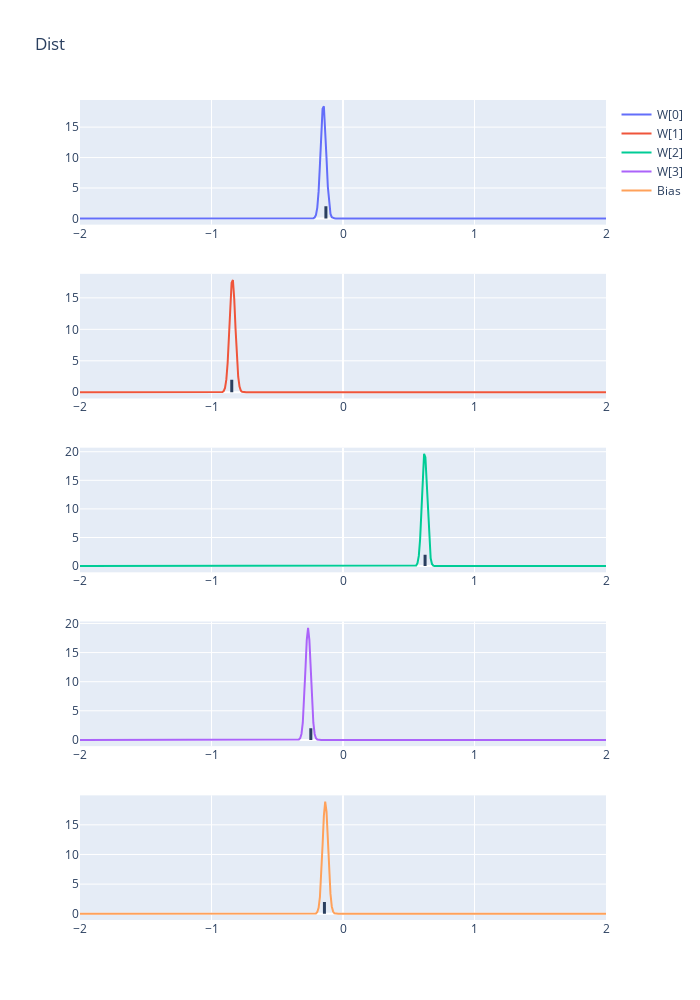

Source (notebook cell):
### Code cell
fig = make_subplots(rows=D+1, cols=1)


v = np.linspace(-2, 2, 400)


# Plot weight posteriors
probs = model.weight.prob(v*np.ones([D, 1]))
for i in range(D):
     fig.append_trace(go.Scatter(
         x=v,
         y=probs[i, :],
         name= 'W[{}]'.format(i)
     ), row=i+1, col=1)

fig.update_layout(
    shapes=[dict(type="line", xref="x{}".format(i+1), yref="y{}".format(i+1),  x0=w_true[i,0], y0=0, x1=w_true[i,0], y1=2, line_width=3) for i in range(D)]
)


fig.append_trace(go.Scatter(
    x=v,
    y=model.bias.prob(v),
    name= 'Bias'.format(i)
), row=D+1, col=1)

fig.update_layout(
    shapes=[*fig.layout.shapes, dict(type="line", xref="x{}".format(D+1), yref="y{}".format(D+1),  x0=b_true[0], y0=0, x1=b_true[0], y1=2, line_width=3) ]
)


fig.update_layout(height=1000, width=700, title_text="Dist")
fig.show()

### Figure 1 — Plotly figure (JSON) as saved in the notebook; plotly's stock layout.template omitted (floating-point values rounded to 4 significant figures; data arrays with more than 128 entries replaced by an {"elided": "..."} marker saying what was removed)
{"data": [{"name": "W[0]", "type": "scatter", "x": {"elided": "400 float values"}, "xaxis": "x", "y": {"elided": "400 float values"}, "yaxis": "y"}, {"name": "W[1]", "type": "scatter", "x": {"elided": "400 float values"}, "xaxis": "x2", "y": {"elided": "400 float values"}, "yaxis": "y2"}, {"name": "W[2]", "type": "scatter", "x": {"elided": "400 float values"}, "xaxis": "x3", "y": {"elided": "400 float values"}, "yaxis": "y3"}, {"name": "W[3]", "type": "scatter", "x": {"elided": "400 float values"}, "xaxis": "x4", "y": {"elided": "400 float values"}, "yaxis": "y4"}, {"name": "Bias", "type": "scatter", "x": {"elided": "400 float values"}, "xaxis": "x5", "y": {"elided": "400 float values"}, "yaxis": "y5"}], "layout": {"height": 1000, "shapes": [{"line": {"width": 3}, "type": "line", "x0": -0.13, "x1": -0.13, "xref": "x", "y0": 0, "y1": 2, "yref": "y"}, {"line": {"width": 3}, "type": "line", "x0": -0.846, "x1": -0.846, "xref": "x2", "y0": 0, "y1": 2, "yref": "y2"}, {"line": {"width": 3}, "type": "line", "x0": 0.6242, "x1": 0.6242, "xref": "x3", "y0": 0, "y1": 2, "yref": "y3"}, {"line": {"width": 3}, "type": "line", "x0": -0.2447, "x1": -0.2447, "xref": "x4", "y0": 0, "y1": 2, "yref": "y4"}, {"line": {"width": 3}, "type": "line", "x0": -0.1412, "x1": -0.1412, "xref": "x5", "y0": 0, "y1": 2, "yref": "y5"}], "title": {"text": "Dist"}, "width": 700, "xaxis": {"anchor": "y", "domain": [0, 1]}, "xaxis2": {"anchor": "y2", "domain": [0, 1]}, "xaxis3": {"anchor": "y3", "domain": [0, 1]}, "xaxis4": {"anchor": "y4", "domain": [0, 1]}, "xaxis5": {"anchor": "y5", "domain": [0, 1]}, "yaxis": {"anchor": "x", "domain": [0.848, 1]}, "yaxis2": {"anchor": "x2", "domain": [0.636, 0.788]}, "yaxis3": {"anchor": "x3", "domain": [0.424, 0.576]}, "yaxis4": {"anchor": "x4", "domain": [0.212, 0.364]}, "yaxis5": {"anchor": "x5", "domain": [0, 0.152]}}}
